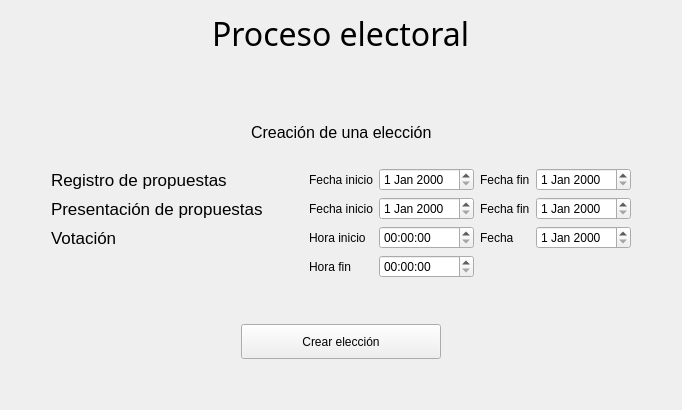
      <widget class="QWidget" name="page_a2">
       <layout class="QHBoxLayout" name="horizontalLayout_17">
        <item>
         <layout class="QGridLayout" name="gridLayout_4">
          <item row="3" column="0">
           <spacer name="verticalSpacer_10">
            <property name="orientation">
             <enum>Qt::Vertical</enum>
            </property>
            <property name="sizeHint" stdset="0">
             <size>
              <width>20</width>
              <height>40</height>
             </size>
            </property>
           </spacer>
          </item>
          <item row="1" column="0" alignment="Qt::AlignHCenter">
           <widget class="QLabel" name="label_titulo2">
            <property name="font">
             <font>
              <family>Bahnschrift</family>
              <pointsize>24</pointsize>
             </font>
            </property>
            <property name="text">
             <string>Proceso electoral</string>
            </property>
           </widget>
          </item>
          <item row="5" column="0">
           <layout class="QGridLayout" name="gridLayout_5">
            <property name="topMargin">
             <number>20</number>
            </property>
            <item row="1" column="3">
             <widget class="QLabel" name="label_fip">
              <property name="text">
               <string>Fecha inicio</string>
              </property>
             </widget>
            </item>
            <item row="1" column="0">
             <spacer name="horizontalSpacer_22">
              <property name="orientation">
               <enum>Qt::Horizontal</enum>
              </property>
              <property name="sizeHint" stdset="0">
               <size>
                <width>40</width>
                <height>20</height>
               </size>
              </property>
             </spacer>
            </item>
            <item row="2" column="4">
             <widget class="QTimeEdit" name="horaInicioVotacion"/>
            </item>
            <item row="1" column="4">
             <widget class="QDateEdit" name="fechaInicioPresentacion"/>
            </item>
            <item row="2" column="6">
             <widget class="QDateEdit" name="fechaVotacion"/>
            </item>
            <item row="1" column="6">
             <widget class="QDateEdit" name="fechaFinPresentacion"/>
            </item>
            <item row="1" column="2">
             <spacer name="horizontalSpacer_21">
              <property name="orientation">
               <enum>Qt::Horizontal</enum>
              </property>
              <property name="sizeHint" stdset="0">
               <size>
                <width>40</width>
                <height>20</height>
               </size>
              </property>
             </spacer>
            </item>
            <item row="2" column="1">
             <widget class="QLabel" name="label_votacion">
              <property name="font">
               <font>
                <pointsize>13</pointsize>
               </font>
              </property>
              <property name="text">
               <string>Votación</string>
              </property>
             </widget>
            </item>
            <item row="1" column="7">
             <spacer name="horizontalSpacer_23">
              <property name="orientation">
               <enum>Qt::Horizontal</enum>
              </property>
              <property name="sizeHint" stdset="0">
               <size>
                <width>40</width>
                <height>20</height>
               </size>
              </property>
             </spacer>
            </item>
            <item row="1" column="1">
             <widget class="QLabel" name="label_presentacion">
              <property name="font">
               <font>
                <pointsize>13</pointsize>
               </font>
              </property>
              <property name="text">
               <string>Presentación de propuestas</string>
              </property>
             </widget>
            </item>
            <item row="3" column="4">
             <widget class="QTimeEdit" name="horaFinVotacion"/>
            </item>
            <item row="0" column="1">
             <widget class="QLabel" name="label_registro">
              <property name="font">
               <font>
                <pointsize>13</pointsize>
               </font>
              </property>
              <property name="text">
               <string>Registro de propuestas</string>
              </property>
             </widget>
            </item>
            <item row="0" column="4">
             <widget class="QDateEdit" name="fechaInicioRegistro"/>
            </item>
            <item row="0" column="6">
             <widget class="QDateEdit" name="fechaFinRegistro"/>
            </item>
            <item row="2" column="3">
             <widget class="QLabel" name="label_horaInicio">
              <property name="text">
               <string>Hora inicio</string>
              </property>
             </widget>
            </item>
            <item row="3" column="3">
             <widget class="QLabel" name="label_horaFin">
              <property name="text">
               <string>Hora fin</string>
              </property>
             </widget>
            </item>
            <item row="0" column="3">
             <widget class="QLabel" name="label_hir">
              <property name="text">
               <string>Fecha inicio</string>
              </property>
             </widget>
            </item>
            <item row="0" column="5">
             <widget class="QLabel" name="label_3">
              <property name="text">
               <string>Fecha fin</string>
              </property>
             </widget>
            </item>
            <item row="1" column="5">
             <widget class="QLabel" name="label_4">
              <property name="text">
               <string>Fecha fin</string>
              </property>
             </widget>
            </item>
            <item row="2" column="5">
             <widget class="QLabel" name="label_5">
              <property name="text">
               <string>Fecha</string>
              </property>
             </widget>
            </item>
           </layout>
          </item>
          <item row="7" column="0" alignment="Qt::AlignHCenter">
           <widget class="QPushButton" name="pushButton_crearEleccion">
            <property name="minimumSize">
             <size>
              <width>200</width>
              <height>35</height>
             </size>
            </property>
            <property name="maximumSize">
             <size>
              <width>600</width>
              <height>16777215</height>
             </size>
            </property>
            <property name="text">
             <string>Crear elección</string>
            </property>
           </widget>
          </item>
          <item row="8" column="0">
           <spacer name="verticalSpacer_12">
            <property name="orientation">
             <enum>Qt::Vertical</enum>
            </property>
            <property name="sizeHint" stdset="0">
             <size>
              <width>20</width>
              <height>40</height>
             </size>
            </property>
           </spacer>
          </item>
          <item row="6" column="0">
           <spacer name="verticalSpacer_13">
            <property name="orientation">
             <enum>Qt::Vertical</enum>
            </property>
            <property name="sizeHint" stdset="0">
             <size>
              <width>20</width>
              <height>40</height>
             </size>
            </property>
           </spacer>
          </item>
          <item row="4" column="0">
           <layout class="QHBoxLayout" name="horizontalLayout_15">
            <property name="topMargin">
             <number>20</number>
            </property>
            <item>
             <spacer name="horizontalSpacer_19">
              <property name="orientation">
               <enum>Qt::Horizontal</enum>
              </property>
              <property name="sizeHint" stdset="0">
               <size>
                <width>40</width>
                <height>20</height>
               </size>
              </property>
             </spacer>
            </item>
            <item>
             <widget class="QLabel" name="label_nombreE">
              <property name="font">
               <font>
                <pointsize>12</pointsize>
               </font>
              </property>
              <property name="text">
               <string>Creación de una elección</string>
              </property>
             </widget>
            </item>
            <item>
             <spacer name="horizontalSpacer_20">
              <property name="orientation">
               <enum>Qt::Horizontal</enum>
              </property>
              <property name="sizeHint" stdset="0">
               <size>
                <width>40</width>
                <height>20</height>
               </size>
              </property>
             </spacer>
            </item>
           </layout>
          </item>
         </layout>
        </item>
       </layout>
      </widget>
